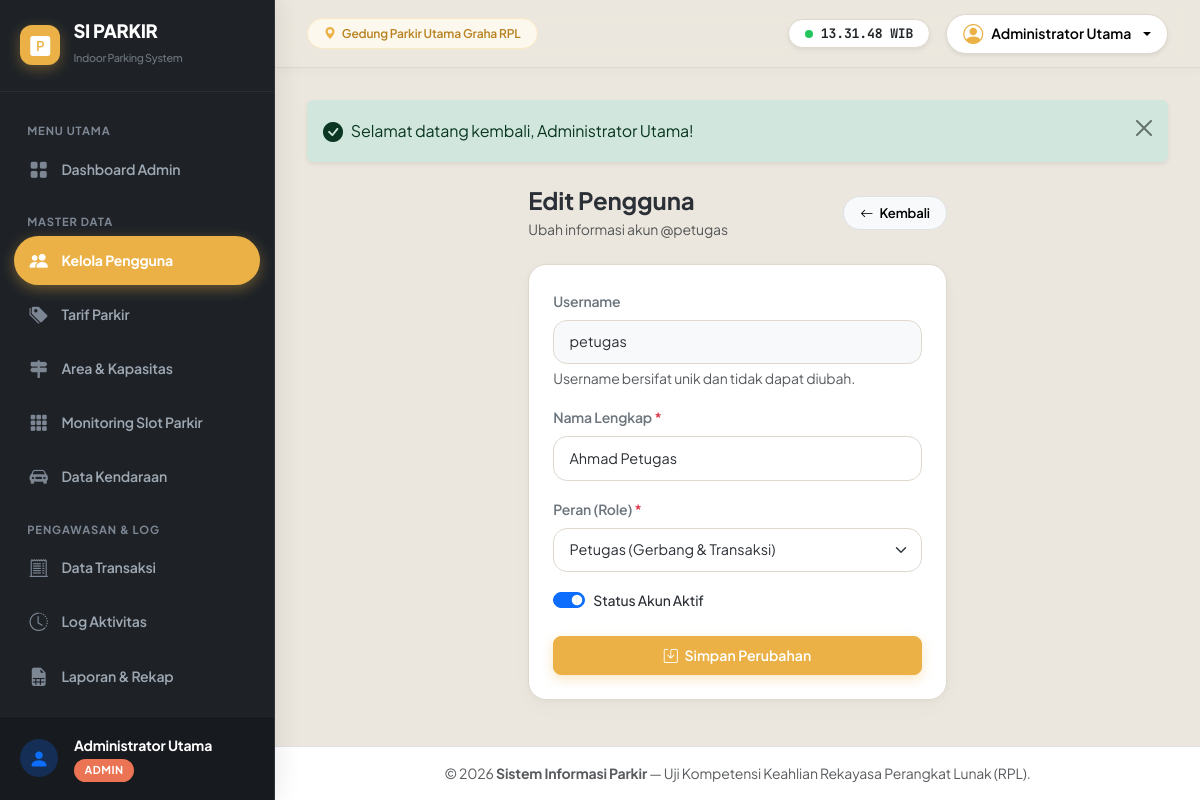
/admin/users/edit.php?id=2 (signed in), run on the app's committed database.
### tables this page shows
CREATE TABLE `tb_user` (
  `id_user` INT AUTO_INCREMENT PRIMARY KEY,
  `nama_lengkap` VARCHAR(50) NOT NULL,
  `username` VARCHAR(50) NOT NULL UNIQUE,
  `password` VARCHAR(255) NOT NULL,
  `role` ENUM('admin','petugas','owner') NOT NULL,
  `status_aktif` TINYINT(1) NOT NULL DEFAULT 1,
  INDEX `idx_username` (`username`),
  INDEX `idx_role` (`role`)
);

### admin/users/edit.php (the view, shortened to what this page needs)
<?php
require_once __DIR__ . '/../../includes/header.php';
$pdo = getDBConnection();
$id = (int)($_GET['id'] ?? 0);
$stmt = $pdo->prepare("SELECT id_user, nama_lengkap, username, role, status_aktif FROM tb_user WHERE id_user = ?");
$stmt->execute([$id]);
$user = $stmt->fetch();
$nama = $user['nama_lengkap'];
$role = $user['role'];
$status = (int)$user['status_aktif'];
?>
<div class="row justify-content-center">
    <div class="col-12 col-md-8 col-lg-6">
        <div class="d-flex align-items-center justify-content-between mb-4">
            <div>
                <h4 class="fw-bold mb-1">Edit Pengguna</h4>
                <p class="text-muted small mb-0">Ubah informasi akun @<?= htmlspecialchars($user['username']) ?></p>
            </div>
            <a href="<?= BASE_URL ?>/admin/users/index.php" class="btn btn-light btn-sm border rounded-pill px-3">
                <i class="bi bi-arrow-left me-1"></i> Kembali
            </a>
        </div>
        <div class="card-custom p-4">
            <form method="POST" action="">
                <div class="mb-3">
                    <label class="form-label small fw-semibold text-secondary">Username</label>
                    <input type="text" class="form-control bg-light" value="<?= htmlspecialchars($user['username']) ?>" disabled>
                    <div class="form-text small">Username bersifat unik dan tidak dapat diubah.</div>
                </div>
                <div class="mb-3">
                    <label for="nama_lengkap" class="form-label small fw-semibold text-secondary">Nama Lengkap <span class="text-danger">*</span></label>
                    <input type="text" class="form-control" id="nama_lengkap" name="nama_lengkap" value="<?= htmlspecialchars($nama) ?>" required>
                </div>
                <div class="mb-3">
                    <label for="role" class="form-label small fw-semibold text-secondary">Peran (Role) <span class="text-danger">*</span></label>
                    <select class="form-select" id="role" name="role" required>
                        <option value="petugas" <?= ($role === 'petugas') ? 'selected' : '' ?>>Petugas (Gerbang & Transaksi)</option>
                    </select>
                </div>
                <div class="mb-4 form-check form-switch">
                    <input class="form-check-input" type="checkbox" role="switch" id="status_aktif" name="status_aktif" value="1" <?= ($status === 1) ? 'checked' : '' ?>>
                    <label class="form-check-label small fw-medium" for="status_aktif">Status Akun Aktif</label>
                </div>
                <button type="submit" class="btn btn-primary w-100 py-2 rounded-3 fw-semibold">
                    <i class="bi bi-save me-1"></i> Simpan Perubahan
                </button>
            </form>
        </div>
    </div>
</div>
<?php require_once __DIR__ . '/../../includes/footer.php'; ?>

### assets/css/style.css (style rules this page uses)
:root { --primary-color: #ebb146; --primary-hover: #d39b33; --primary-subtle: #fdf8ed; --primary-dark: #b88220; --sidebar-bg: #1e2227; --sidebar-hover: #2a3037; --sidebar-active: #ebb146; --body-bg: #ece7de; --card-bg: #ffffff; --card-border: #ded8ce; --card-alt: #f7f4ee; --text-main: #2b3036; --text-secondary: #5e6670; --text-muted: #8c939b; --accent-coral: #eb7454; --accent-emerald: #15803d; --accent-dark: #111827; --radius-sm: 8px; --radius-md: 14px; --radius-lg: 18px; --radius-pill: 999px; }
body { font-family: 'Plus Jakarta Sans', -apple-system, BlinkMacSystemFont, "Segoe UI", Roboto, sans-serif; background-color: var(--body-bg); color: var(--text-main); overflow-x: hidden; min-height: 100vh; -webkit-font-smoothing: antialiased; -moz-osx-font-smoothing: grayscale; letter-spacing: -0.01em; }
.card-custom { background-color: var(--card-bg); border-radius: var(--radius-lg); border: 1px solid var(--card-border); box-shadow: 0 2px 8px rgba(0, 0, 0, 0.03), 0 8px 24px rgba(0, 0, 0, 0.02); transition: transform 0.2s cubic-bezier(0.16, 1, 0.3, 1), box-shadow 0.2s cubic-bezier(0.16, 1, 0.3, 1); overflow: hidden; }
.btn { border-radius: var(--radius-pill); font-weight: 600; font-size: 0.88rem; padding: 0.55rem 1.25rem; transition: all 0.2s cubic-bezier(0.16, 1, 0.3, 1); }
.btn-sm { padding: 0.38rem 0.95rem; font-size: 0.82rem; }
.btn-primary { background-color: var(--primary-color) !important; border-color: var(--primary-color) !important; color: #ffffff !important; box-shadow: 0 4px 12px rgba(235, 177, 70, 0.32); }
.form-control, .form-select { border: 1.5px solid var(--card-border); padding: 0.65rem 0.95rem; font-size: 0.9rem; border-radius: var(--radius-md); background-color: #ffffff; color: var(--text-main); transition: all 0.15s; }

### data on the page
tb_user: username "petugas", nama_lengkap "Ahmad Petugas", role "Petugas (Gerbang & Transaksi)", status_aktif "☑"

### other printed values
$userNama "Administrator Utama"
$userRole "ADMIN"
APP_LOCATION "Gedung Parkir Utama Graha RPL"
$user['nama_lengkap'] "Administrator Utama"
$text "Selamat datang kembali, Administrator Utama!"
APP_NAME "Sistem Informasi Parkir"
